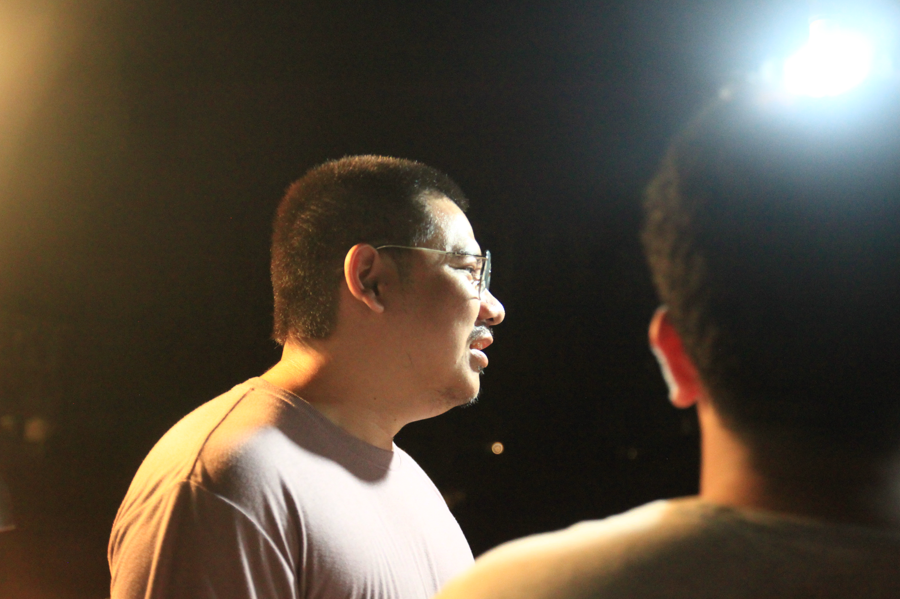
#> input picture m5python/Reverse Engineering/test/test.png, 900 x 599 px, found by its file name
$ python w01.py
#> lines starting #> are read from the running program, lines starting #| are printed output that depends on the picture; after the words box and inside, x2 and y2 are one past the last pixel; in counts of white or black regions, pixels touching at a corner belong together
import cv2 as cv
import numpy as np

# How to do: Read image then go thorugh all pixel and check their RBG value
# to convert to gray then sort binary by using the threshold as the divider between black and white

# 1.
img = cv.imread('m5python/Reverse Engineering/test/test.png') # [cite: 74, 75]
#> img is the input picture: shape (599, 900, 3); mean B, G, R 60.2, 73.5, 83.3
height, width, channels = img.shape
#> height = 599; width = 900; channels = 3

# 2.(Binary Image)
binary_img = np.zeros((height, width), dtype=np.uint8)

#RGB Threshold 128/256 1/2
threshold_value = 128

for y in range(height):
    for x in range(width):

        b = img[y, x, 0]
        g = img[y, x, 1]
        r = img[y, x, 2]

        gray = 0.114 * b + 0.587 * g + 0.299 * r

        if gray >= threshold_value:
            binary_img[y, x] = 255
        else:
            binary_img[y, x] = 0
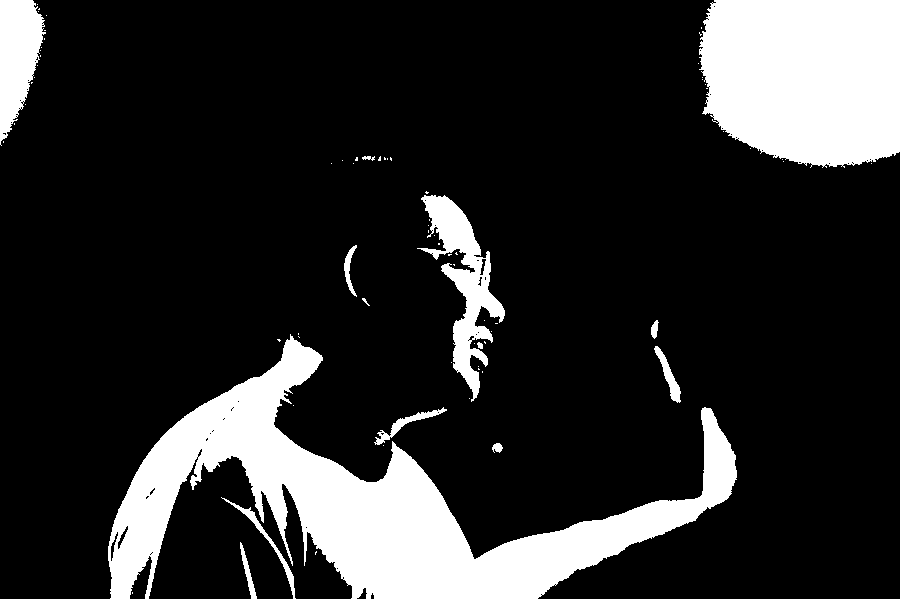
#> binary_img: shape (599, 900); 17.2% white; 75 white regions (61 under 20 px), largest, box (x1, y1, x2, y2) and area: (108, 334, 737, 599) 50354, (699, 0, 900, 168) 29948, (417, 195, 505, 402) 5781

cv.imshow('Binary Image Output', binary_img) # Show the binary image in a window
cv.waitKey(0) # Press 0 to close the window
cv.destroyAllWindows() # Related function after press 0
